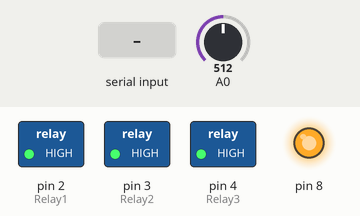
Simulated run of this sketch. Board: Arduino Uno, built with avr-gcc and run on an emulated ATmega328P. Parts: switched loads named in the sketch (green lamp = pin HIGH), output pins drawn as LEDs (lit = HIGH). Inputs (shaded band) come from the test bench; at power-on: A0 = 512. What the sketch prints to the serial monitor is not drawn.

Above: at 1.2 s.
1.3 s: "2" received over Serial
At 2.2 s:
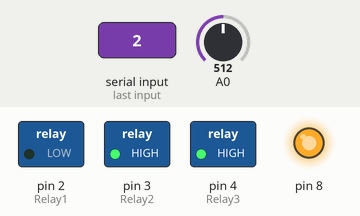
2.8 s: "4" received over Serial
At 3.4 s:
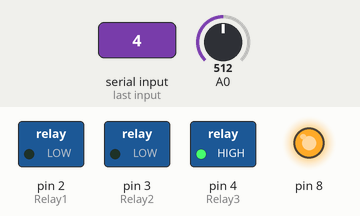
4.3 s: "1" received over Serial
At 5.5 s:
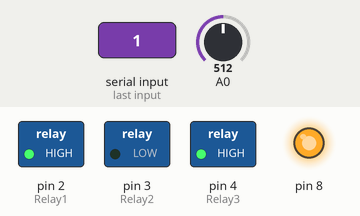
5.8 s: "6" received over Serial
At 6.9 s:
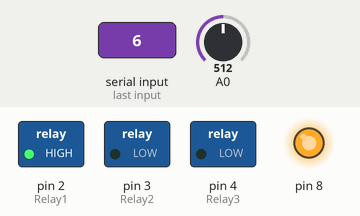
7.3 s: "3" received over Serial
At 8.0 s:
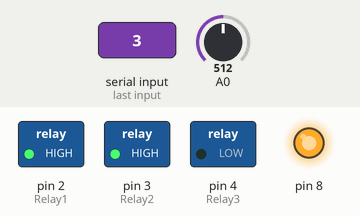
8.8 s: "5" received over Serial
At 9.1 s:
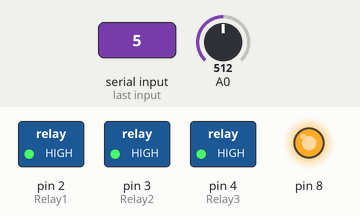
Timing chart, 0 to 11.3 s (numbered marks = the images above; inputs shaded):
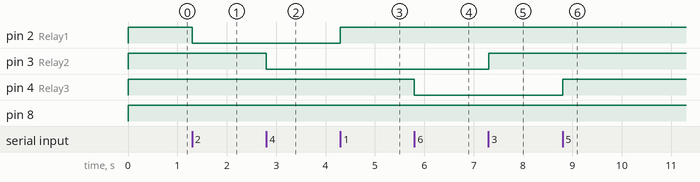

The sketch:

home.ino
```cpp
int Relay1 = 2;
int Relay2 = 3;
int Relay3 = 4;

int valueRelay1 = HIGH;
int valueRelay2 = HIGH;
int valueRelay3 = HIGH;

unsigned int temperatureValue = 0;
unsigned int temperatureValue1 = 1;

int val;

void setup() {
  Serial.begin(9600);
  pinMode(8,OUTPUT);
  pinMode(Relay1, OUTPUT);
  pinMode(Relay2, OUTPUT);
  pinMode(Relay3, OUTPUT);
}

void loop() {

    temperatureValue1 = analogRead(A0);
    digitalWrite(Relay1, valueRelay1);
    digitalWrite(Relay2, valueRelay2);
    digitalWrite(Relay3, valueRelay3);
    analogWrite(8,230);

    if(temperatureValue != temperatureValue1){
      temperatureValue = temperatureValue1;
      Serial.println(temperatureValue);
    }

    if (Serial.available()) {
      val = Serial.read();
      if (val == '1') {
        valueRelay1 = HIGH;
      }
      if (val == '2') {
        valueRelay1 = LOW;
      }

      if (val == '3') {
        valueRelay2 = HIGH;
      }
      if (val == '4') {
        valueRelay2 = LOW;
      }
      if (val == '5') {
        valueRelay3 = HIGH;
      }
      if (val == '6') {
        valueRelay3 = LOW;
      }
    }
}
```

Measured:
- after the input at 1.3 s, pin 2 (Relay1): HIGH → LOW at once
- after the input at 2.8 s, pin 3 (Relay2): HIGH → LOW at once
- after the input at 4.3 s, pin 2 (Relay1): LOW → HIGH at once
- after the input at 5.8 s, pin 4 (Relay3): HIGH → LOW at once
- after the input at 7.3 s, pin 3 (Relay2): LOW → HIGH at once
- after the input at 8.8 s, pin 4 (Relay3): LOW → HIGH at once
